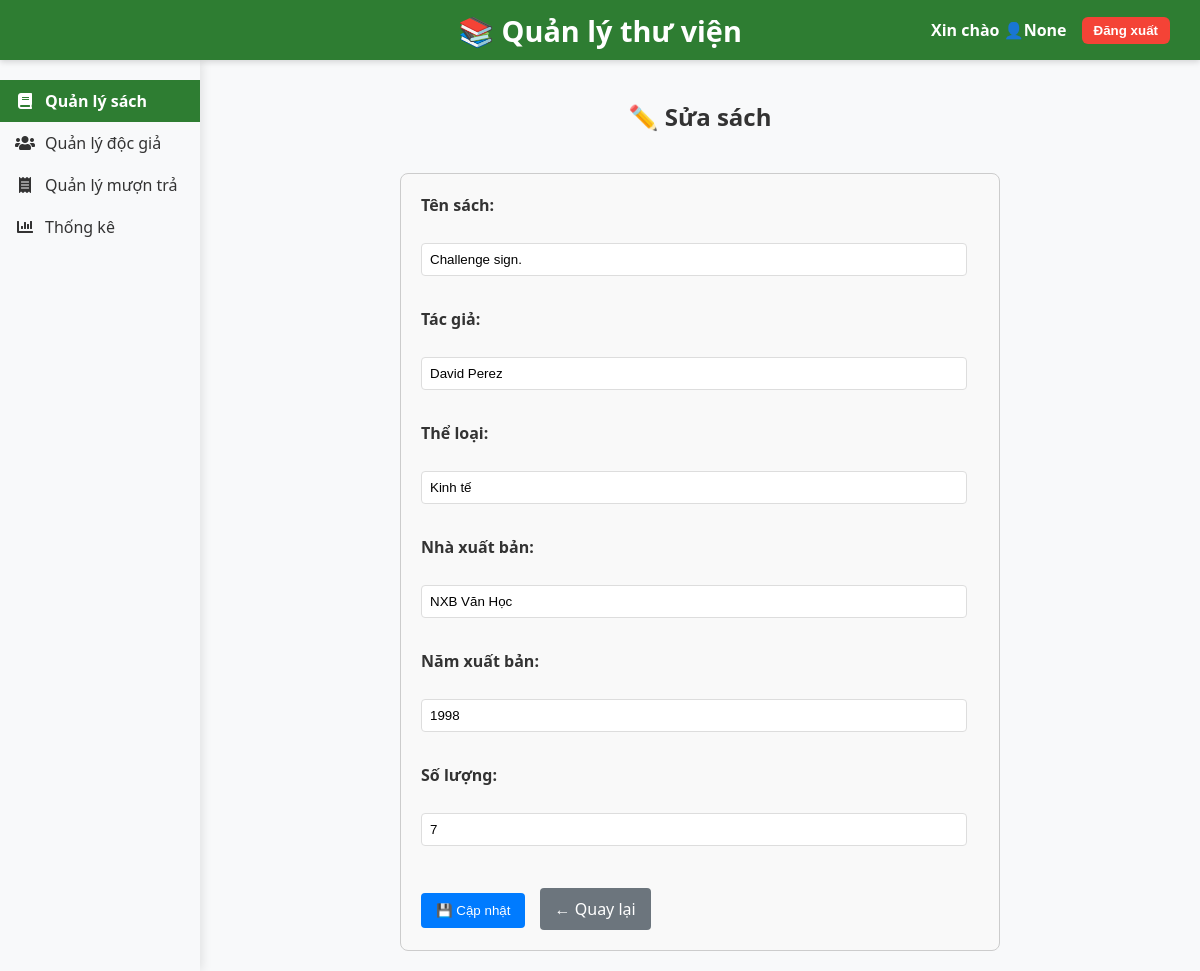
Screenshot of /edit/1 with the database file from the repository.
### tables this page shows
CREATE TABLE books (
        id INTEGER PRIMARY KEY AUTOINCREMENT,
        title TEXT NOT NULL,
        author TEXT NOT NULL,
        category TEXT,
        publisher TEXT,
        year INTEGER,
        quantity INTEGER NOT NULL
    );

### app.py (the view)
@app.route('/edit/<int:id>')
def edit_book(id):
    conn = sqlite3.connect(DB_PATH)
    cursor = conn.cursor()
    cursor.execute('SELECT * FROM books WHERE id = ?', (id,))
    book = cursor.fetchone()
    conn.close()
    return render_template('edit.html', book=book)

### templates/edit.html (shortened to what this page needs)
<!DOCTYPE html>
<html lang="vi">
<head>
    <link rel="stylesheet" href="{{ url_for('static', filename='edit.css') }}" />
    <link
        rel="stylesheet"
        href="https://cdnjs.cloudflare.com/ajax/libs/font-awesome/5.15.4/css/all.min.css"
    />
</head>
<body>
    <header>
        <div class="library-name">📚 Quản lý thư viện</div>
        <div class="user-info">
            <span>Xin chào 👤{{ session.get('username') }}</span>
            <button onclick="confirmLogout()">Đăng xuất</button>
        </div>
    </header>
    <div class="content-wrapper">
        <nav class="sidebar" aria-label="Menu điều hướng chính">
            <a href="/" class="sidebar-item active" tabindex="0">
                <i class="fas fa-book" aria-hidden="true"></i>
                <span>Quản lý sách</span>
            </a>
            <a href="/readers" class="sidebar-item" tabindex="0">
                <i class="fas fa-users" aria-hidden="true"></i>
                <span>Quản lý độc giả</span>
            </a>
            <a href="/borrows" class="sidebar-item" tabindex="0">
                <i class="fas fa-receipt" aria-hidden="true"></i>
                <span>Quản lý mượn trả</span>
            </a>
            <a href="/stats" class="sidebar-item" tabindex="0">
                <i class="fas fa-chart-bar" aria-hidden="true"></i>
                <span>Thống kê</span>
            </a>
        </nav>
        <main class="content" tabindex="0">
            <h2>✏️ Sửa sách</h2>
            <form method="POST" action="/update/{{ book[0] }}">
                <label for="title">Tên sách:</label><br />
                <input type="text" id="title" name="title" value="{{ book[1] }}" required /><br /><br />
                <label for="author">Tác giả:</label><br />
                <input type="text" id="author" name="author" value="{{ book[2] }}" required /><br /><br />
                <label for="category">Thể loại:</label><br />
                <input type="text" id="category" name="category" value="{{ book[3] }}" /><br /><br />
                <label for="publisher">Nhà xuất bản:</label><br />
                <input type="text" id="publisher" name="publisher" value="{{ book[4] }}" /><br /><br />
                <label for="year">Năm xuất bản:</label><br />
                <input type="number" id="year" name="year" value="{{ book[5] }}" /><br /><br />
                <label for="quantity">Số lượng:</label><br />
                <input type="number" id="quantity" name="quantity" value="{{ book[6] }}" required /><br /><br />
                <button type="submit">💾 Cập nhật</button>
                <a href="/">← Quay lại</a>
            </form>
        </main>
    </div>
</body>
</html>

### static/edit.css (style rules this page uses)
* { box-sizing: border-box; }
body { margin: 0; font-family: "Segoe UI", Tahoma, Geneva, Verdana, sans-serif; background-color: #f8f9fa; color: #333; display: flex; height: 100vh; overflow: hidden; flex-direction: column; }
header { position: fixed; top: 0; left: 0; right: 0; height: 60px; background-color: #2e7d32; color: white; display: flex; align-items: center; justify-content: flex-start; padding: 0 30px; box-shadow: 0 2px 6px rgba(0, 0, 0, 0.15); z-index: 2000; position: fixed; }
header .library-name { position: absolute; left: 50%; transform: translateX(-50%); font-size: 1.8rem; font-weight: 700; user-select: none; }
header .user-info { display: flex; align-items: center; gap: 15px; font-weight: 600; margin-left: auto; }
header .user-info span { user-select: none; }
header .user-info button { background-color: #f44336; border: none; color: white; padding: 6px 12px; border-radius: 6px; cursor: pointer; font-weight: 600; transition: background-color 0.3s; }
.content-wrapper { display: flex; flex: 1; margin-top: 60px; overflow: hidden; height: calc(100vh - 60px); }
nav.sidebar { width: 200px; background-color: #f8f9fa; padding-top: 20px; box-shadow: 2px 0 10px rgba(0, 0, 0, 0.1); height: 100%; display: flex; flex-direction: column; z-index: 1000; }
.sidebar-item { display: flex; align-items: center; padding: 10px 15px; color: #333; text-decoration: none; transition: background-color 0.2s ease; cursor: pointer; user-select: none; }
.sidebar-item i { margin-right: 10px; width: 20px; text-align: center; }
.sidebar-item span { font-size: 16px; }
.sidebar-item.active { background-color: #2e7d32; color: white; font-weight: bold; }
main.content { flex-grow: 1; padding: 20px; overflow-y: auto; display: flex; flex-direction: column; align-items: center; justify-content: flex-start; }
main.content form { width: 80%; max-width: 600px; padding: 20px; border: 1px solid #ccc; border-radius: 8px; background-color: #f9f9f9; margin-top: 20px; }
main.content h2 { text-align: center; margin-bottom: 20px; }
main.content label { display: block; margin-bottom: 5px; font-weight: bold; }
main.content input[type="text"], main.content input[type="number"] { width: calc(100% - 12px); padding: 8px; margin-bottom: 10px; border: 1px solid #ddd; border-radius: 4px; box-sizing: border-box; }
main.content button[type="submit"], main.content a { padding: 10px 15px; border: none; border-radius: 4px; cursor: pointer; text-decoration: none; display: inline-block; margin-top: 10px; }
main.content button[type="submit"] { background-color: #007bff; color: white; transition: background-color 0.3s ease; }
main.content a { background-color: #6c757d; color: white; transition: background-color 0.3s ease; margin-left: 10px; }

### rows the page displays
books: title "Challenge sign.", author "David Perez", category "Kinh tế", publisher "NXB Văn Học", year "1998", quantity "7"

### other values shown
{{ session.get('username') }} "None"
